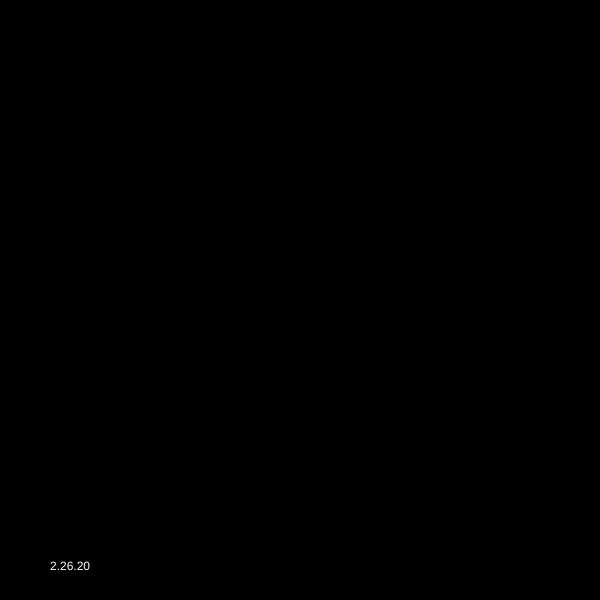
Frame 1 (no input)
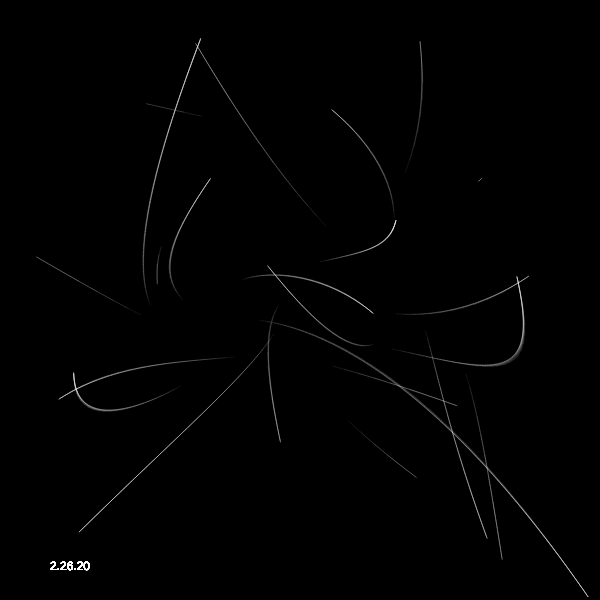
Frame 60 (no input)
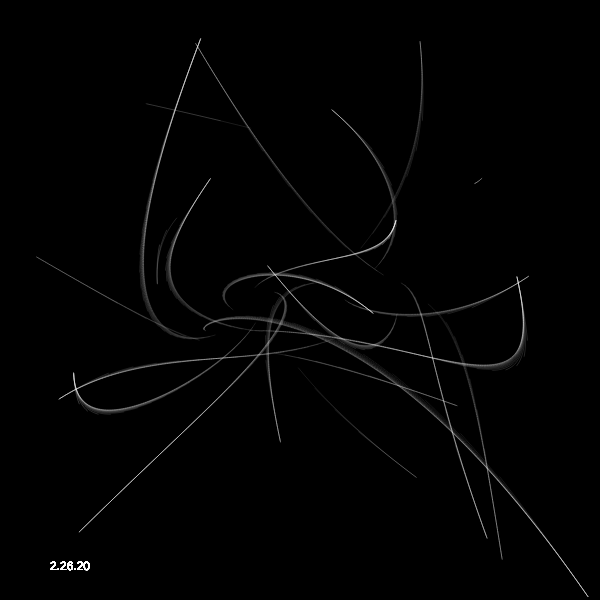
Frame 120 (the mouse pressed at the canvas centre since frame 60)

The p5.js sketch that drew these frames (run headless with seeded random() and noise() and a simulated clock; from frame 60 on, the mouse is pressed at the canvas centre):

// p5.js sketch
// ── sketch.js
/*========================================================
   Modifications of Atsushi Tanaka's great sketch at
   https://www.openprocessing.org/sketch/596369
 =========================================================*/
var curTime;
var lastTime;

var order;  
var count;  

var steps;
var diffs;
var cpx   = [];
var cpy   = [];
var tempx = [];
var tempy = [];
var bzx   = [];
var bzy   = [];

function setup() {
  createCanvas(600, 600);
  background(0);

  order = 25;
  count = 0.0;
  steps = 0.0;
  diffs = 0.001;

  for (var i = 0; i < order; i++) {
    tempx[i] = [];
    tempy[i] = [];
    bzx[i]   = [];
    bzy[i]   = [];
    for (var j = 0; j < order; j++) {
      bzx[i][j] = [];
      bzy[i][j] = [];
    }  
  }  
  lastTime = millis();
  restart();
} 

function draw() {
  if ((count < int(1/diffs))) {
    for (var i = 0; i < order; i++) {
      tempx[i][count] = (cpx[i + 1] * (1 - steps)) + (cpx[i] * steps);
      tempy[i][count] = (cpy[i + 1] * (1 - steps)) + (cpy[i] * steps);
      if (i > 0) {
        for (var j = 0; j < order; j++) {
          if (j == 0) {
            bzx[j][i][count] = (tempx[i][count] * (1 - steps)) + (tempx[i - 1][count] * steps);
            bzy[j][i][count] = (tempy[i][count] * (1 - steps)) + (tempy[i - 1][count] * steps);
          } 
          else {
            bzx[j][i][count] = (bzx[j - 1][i][count] * (1 - steps)) + (bzx[j - 1][i - 1][count] * steps);
            bzy[j][i][count] = (bzy[j - 1][i][count] * (1 - steps)) + (bzy[j - 1][i - 1][count] * steps);
          } 
          
          if (count > 0) {
            if (i > j) {
              stroke(255, 15);
              line(bzx[j][i][count - 1], bzy[j][i][count - 1], bzx[j][i][count], bzy[j][i][count]);
            } 
          } 
          
          if (count == int(1 / diffs) - 1) {
            if (i > j) {
              stroke(255, 15);
              line(bzx[j][i][count], bzy[j][i][count], cpx[i - j - 1], cpy[i - j - 1]);
            } 
          } 
        } 
      } 
    } 

    steps += diffs;
    count += 1;

    fill(255);
    noStroke();
    text("2.26.20", 50, height - 30);
    noFill();
  } 

  curTime = millis();
  if(curTime - lastTime >= 20000){ 
    restart();
    lastTime = millis();
  }
}

function restart() {

  background(0);
  count = 0.0;
  steps = 0.0;
  cpx   = [];
  cpy   = [];

  for (var i = 0; i < order; i++) {
    cpx[i] = random(width);
    cpy[i] = random(height);
  } 

} 
